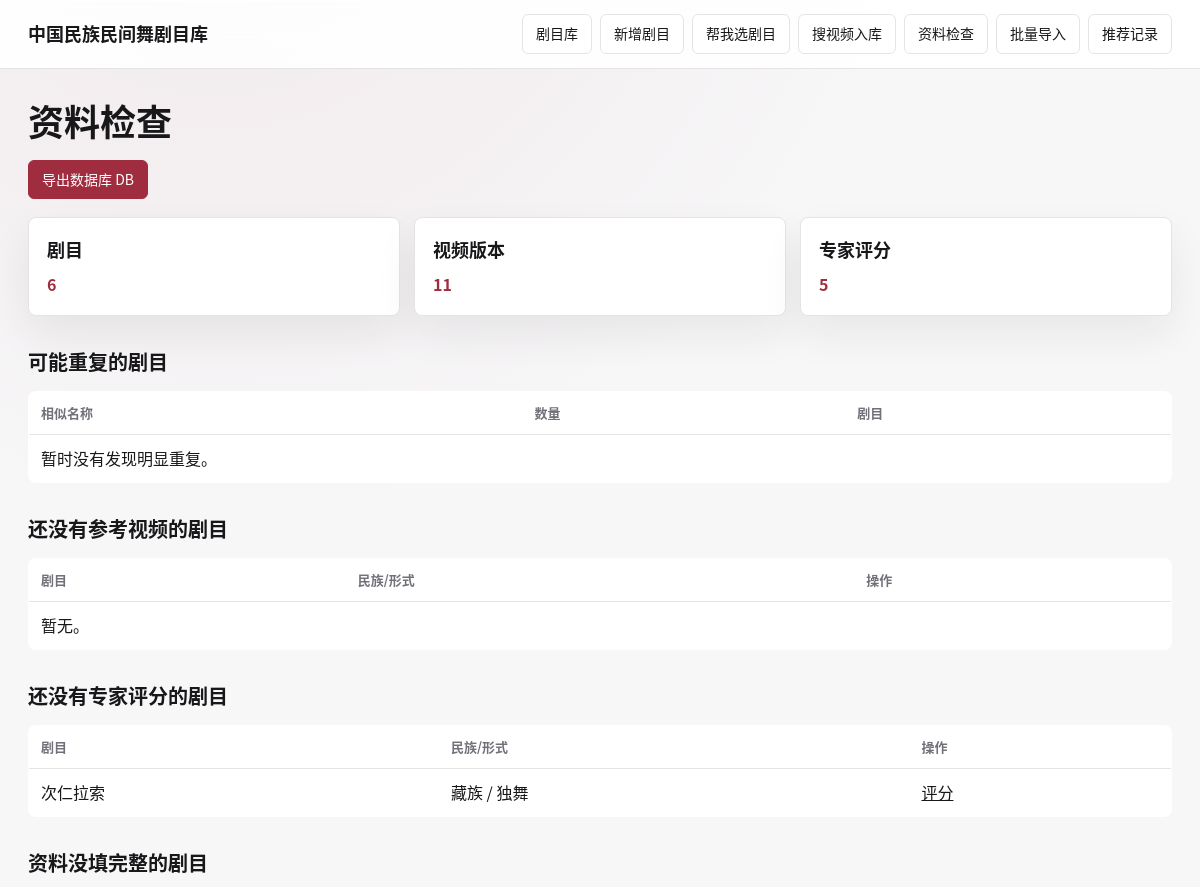
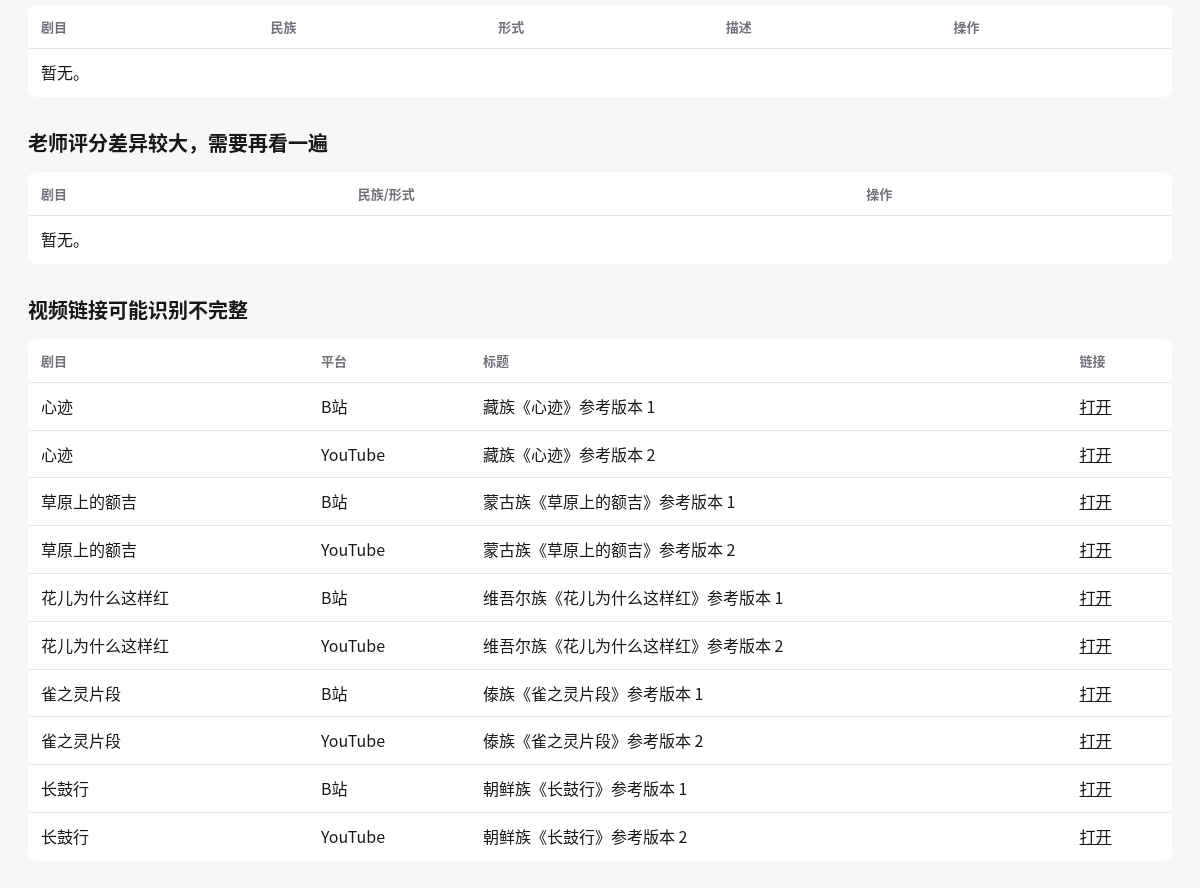
The page /quality on the database its author committed (2 pictures, top to bottom).
### tables this page shows
CREATE TABLE dance_work (
          id TEXT PRIMARY KEY,
          title TEXT NOT NULL,
          normalized_title TEXT DEFAULT '',
          aliases TEXT DEFAULT '',
          ethnicity TEXT DEFAULT '',
          region TEXT DEFAULT '',
          dance_type TEXT DEFAULT '',
          form TEXT DEFAULT '',
          gender_tendency TEXT DEFAULT '',
          duration_min REAL,
          duration_max REAL,
          props TEXT DEFAULT '',
          music_info TEXT DEFAULT '',
          premiere_info TEXT DEFAULT '',
          description TEXT DEFAULT '',
          created_at TEXT NOT NULL,
          updated_at TEXT NOT NULL
        );

CREATE TABLE dance_video_version (
  id TEXT PRIMARY KEY,
  work_id TEXT NOT NULL,
  platform TEXT DEFAULT '',
  url TEXT NOT NULL,
  title TEXT DEFAULT '',
  uploader TEXT DEFAULT '',
  performer TEXT DEFAULT '',
  institution TEXT DEFAULT '',
  event_name TEXT DEFAULT '',
  publish_date TEXT DEFAULT '',
  duration_seconds INTEGER,
  thumbnail_url TEXT DEFAULT '',
  screenshot_url TEXT DEFAULT '',
  is_full_version INTEGER DEFAULT 0,
  is_teaching_version INTEGER DEFAULT 0,
  quality_score INTEGER DEFAULT 3,
  notes TEXT DEFAULT '',
  created_at TEXT NOT NULL, canonical_url TEXT DEFAULT '', platform_video_id TEXT DEFAULT '', normalized_title TEXT DEFAULT '', status TEXT DEFAULT 'active', updated_at TEXT DEFAULT '',
  FOREIGN KEY(work_id) REFERENCES "dance_work"(id)
);

### app.py (the view)
@app.route("/quality")
def quality_dashboard():
    totals = {
        "works": query_one("SELECT COUNT(*) AS c FROM dance_work")["c"],
        "videos": query_one("SELECT COUNT(*) AS c FROM dance_video_version")["c"],
        "reviews": query_one("SELECT COUNT(*) AS c FROM expert_review")["c"],
    }
    no_video = query_all(
        f"""
        SELECT w.*
        FROM dance_work w
        LEFT JOIN dance_video_version v ON v.work_id = w.id
        GROUP BY w.id
        HAVING COUNT(v.id) = 0
        ORDER BY w.updated_at DESC
        LIMIT 30
        """
    )
    no_review = query_all(
        f"""
        SELECT w.*
        FROM dance_work w
        LEFT JOIN expert_review r ON r.work_id = w.id
        GROUP BY w.id
        HAVING COUNT(r.id) = 0
        ORDER BY w.updated_at DESC
        LIMIT 30
        """
    )
    incomplete = query_all(
        f"""
        SELECT *
        FROM dance_work
        WHERE COALESCE(ethnicity, '') = '' OR COALESCE(form, '') = '' OR COALESCE(description, '') = ''
        ORDER BY updated_at DESC
        LIMIT 30
        """
    )
    duplicate_groups = query_all(
        f"""
        SELECT normalized_title, COUNT(*) AS c, GROUP_CONCAT(title, ' / ') AS titles
        FROM dance_work
        WHERE COALESCE(normalized_title, '') != ''
        GROUP BY normalized_title
        HAVING COUNT(*) > 1
        ORDER BY c DESC, normalized_title
        LIMIT 30
        """
    )
    recheck_rows = []
    for work in query_all("SELECT id, title, ethnicity, form FROM dance_work ORDER BY updated_at DESC"):
        if needs_recheck(work["id"]):
            recheck_rows.append(work)
        if len(recheck_rows) >= 30:
            break
    blank_platform_id = query_all(
        """
        SELECT v.*, w.title AS work_title
        FROM dance_video_version v JOIN dance_work w ON w.id = v.work_id
        WHERE COALESCE(v.platform_video_id, '') = '' AND v.platform IN ('B站', 'YouTube')
        ORDER BY v.created_at DESC
        LIMIT 30
        """
    )
    return render_page(
        "quality.html",
        "资料检查",
        totals=totals,
        no_video=no_video,
        no_review=no_review,
        incomplete=incomplete,
        duplicate_groups=duplicate_groups,
        recheck_rows=recheck_rows,
        blank_platform_id=blank_platform_id,
    )

### app.py (called while the page is built, shortened)
def app_mode():
    return os.environ.get("APP_MODE", "internal").strip().lower() or "internal"

def get_db():
    if "db" not in g:
        g.db = sqlite3.connect(app.config.get("DB_PATH", DB_PATH))
        g.db.row_factory = sqlite3.Row
    return g.db

def execute(sql, params=()):
    db = get_db()
    db.execute(sql, params)
    db.commit()

def query_all(sql, params=()):
    return get_db().execute(sql, params).fetchall()

def query_one(sql, params=()):
    return get_db().execute(sql, params).fetchone()

def init_db(seed=False):
    db = get_db()
    db.executescript(SCHEMA)
    db.commit()
    ensure_schema_migrations()
    if seed and query_one("SELECT COUNT(*) AS c FROM dance_work")["c"] == 0:
        seed_data()
        backfill_normalized_data()

def ensure_work_search_index():
    db = get_db()
    try:
        db.execute(
            """
            CREATE VIRTUAL TABLE IF NOT EXISTS work_search_fts
            USING fts5(work_id UNINDEXED, title, aliases, attributes, expert_text, video_text, tokenize='trigram')
            """
        )
    except sqlite3.OperationalError:
        db.execute(
            """
            CREATE VIRTUAL TABLE IF NOT EXISTS work_search_fts
            USING fts5(work_id UNINDEXED, title, aliases, attributes, expert_text, video_text)
            """
        )
    db.commit()

def ensure_columns(table, columns):
    existing = {row["name"] for row in query_all(f"PRAGMA table_info({table})")}
    for name, definition in columns.items():
        if name not in existing:
            execute(f"ALTER TABLE {table} ADD COLUMN {name} {definition}")

def remove_obsolete_work_state_columns():
    columns = [row["name"] for row in query_all("PRAGMA table_info(dance_work)")]
    obsolete = {"status", "merged_into_work_id"}
    if not obsolete.intersection(columns):
        return

def repair_obsolete_foreign_key_names():
    tables = ["dance_work_alias", "dance_video_version", "expert_review"]
    needs_repair = False
    for table in tables:
        for row in query_all(f"PRAGMA foreign_key_list({table})"):
            if row["table"] == "dance_work_old":
                needs_repair = True
                break
    if not needs_repair:
        return

def add_aliases_from_text(work_id, aliases):
    for alias in re.split(r"[,，;；\\n]+", aliases or ""):
        add_work_alias(work_id, alias)

def bilibili_bvid(url):
    match = re.search(r"(BV[A-Za-z0-9]+)", url or "")
    return match.group(1) if match else None

### templates/quality.html
{% extends "base.html" %}
{% block content %}
<h1>资料检查</h1>
<div class="toolbar">
  <a class="button primary" href="{{ url_for('export_database') }}">导出数据库 DB</a>
</div>
<div class="grid">
  <div class="card"><h3>剧目</h3><div class="score">{{ totals.works }}</div></div>
  <div class="card"><h3>视频版本</h3><div class="score">{{ totals.videos }}</div></div>
  <div class="card"><h3>专家评分</h3><div class="score">{{ totals.reviews }}</div></div>
</div>
<h2>可能重复的剧目</h2>
<table>
  <tr><th>相似名称</th><th>数量</th><th>剧目</th></tr>
  {% for row in duplicate_groups %}
    <tr><td>{{ row.normalized_title }}</td><td>{{ row.c }}</td><td>{{ row.titles }}</td></tr>
  {% else %}<tr><td colspan="3">暂时没有发现明显重复。</td></tr>{% endfor %}
</table>
<h2>还没有参考视频的剧目</h2>
<table>
  <tr><th>剧目</th><th>民族/形式</th><th>操作</th></tr>
  {% for w in no_video %}
    <tr><td>{{ w.title }}</td><td>{{ w.ethnicity }} / {{ w.form }}</td><td><a href="{{ url_for('work_detail', work_id=w.id) }}">查看</a></td></tr>
  {% else %}<tr><td colspan="3">暂无。</td></tr>{% endfor %}
</table>
<h2>还没有专家评分的剧目</h2>
<table>
  <tr><th>剧目</th><th>民族/形式</th><th>操作</th></tr>
  {% for w in no_review %}
    <tr><td>{{ w.title }}</td><td>{{ w.ethnicity }} / {{ w.form }}</td><td><a href="{{ url_for('new_review', work_id=w.id) }}">评分</a></td></tr>
  {% else %}<tr><td colspan="3">暂无。</td></tr>{% endfor %}
</table>
<h2>资料没填完整的剧目</h2>
<table>
  <tr><th>剧目</th><th>民族</th><th>形式</th><th>描述</th><th>操作</th></tr>
  {% for w in incomplete %}
    <tr><td>{{ w.title }}</td><td>{{ w.ethnicity or '-' }}</td><td>{{ w.form or '-' }}</td><td>{{ '有' if w.description else '缺' }}</td><td><a href="{{ url_for('edit_work', work_id=w.id) }}">补全</a></td></tr>
  {% else %}<tr><td colspan="5">暂无。</td></tr>{% endfor %}
</table>
<h2>老师评分差异较大，需要再看一遍</h2>
<table>
  <tr><th>剧目</th><th>民族/形式</th><th>操作</th></tr>
  {% for w in recheck_rows %}
    <tr><td>{{ w.title }}</td><td>{{ w.ethnicity }} / {{ w.form }}</td><td><a href="{{ url_for('work_detail', work_id=w.id) }}">查看</a></td></tr>
  {% else %}<tr><td colspan="3">暂无。</td></tr>{% endfor %}
</table>
<h2>视频链接可能识别不完整</h2>
<table>
  <tr><th>剧目</th><th>平台</th><th>标题</th><th>链接</th></tr>
  {% for v in blank_platform_id %}
    <tr><td>{{ v.work_title }}</td><td>{{ v.platform }}</td><td>{{ v.title }}</td><td><a href="{{ v.url }}" target="_blank" rel="noreferrer">打开</a></td></tr>
  {% else %}<tr><td colspan="4">暂无。</td></tr>{% endfor %}
</table>
{% endblock %}

### static/css/app.css (style rules this page uses)
:root { --ink: #18181b; --muted: #71717a; --soft: #a1a1aa; --line: #e4e4e7; --paper: #f7f7f8; --panel: #ffffff; --accent: #9f2d3f; --accent-soft: #fff1f3; --surface: #f0f1f3; --shadow: 0 18px 42px rgba(24, 24, 27, .07); }
* { box-sizing: border-box; }
html { scroll-behavior: smooth; }
body { margin: 0; color: var(--ink); background: radial-gradient(circle at 18% -10%, rgba(159, 45, 63, .08), transparent 32%), var(--paper); font-family: "Satoshi", "Geist", "Microsoft YaHei", "Noto Sans CJK SC", sans-serif; line-height: 1.55; }
a { color: inherit; }
nav a, .button { color: var(--ink); text-decoration: none; border: 1px solid var(--line); background: var(--panel); padding: 8px 13px; border-radius: 6px; font-size: 14px; cursor: pointer; display: inline-flex; align-items: center; justify-content: center; gap: 6px; min-height: 38px; transition: transform .18s cubic-bezier(.16, 1, .3, 1), border-color .18s, background .18s, color .18s, box-shadow .18s; }
h1 { font-size: clamp(28px, 3vw, 42px); line-height: 1.08; margin: 0 0 20px; letter-spacing: 0; font-weight: 900; }
h2 { font-size: 20px; margin: 30px 0 14px; letter-spacing: 0; }
h3 { letter-spacing: 0; }
.toolbar { display: flex; gap: 10px; flex-wrap: wrap; align-items: center; margin-bottom: 18px; }
.grid { display: grid; grid-template-columns: repeat(auto-fit, minmax(280px, 1fr)); gap: 14px; }
.card, .panel { background: var(--panel); border: 1px solid var(--line); border-radius: 8px; padding: 18px; box-shadow: var(--shadow); }
.card h3 { margin: 0 0 8px; font-size: 18px; }
.card { transition: transform .2s cubic-bezier(.16, 1, .3, 1), border-color .2s, box-shadow .2s; }
.score { color: var(--accent); font-weight: 800; }
table { width: 100%; border-collapse: collapse; background: var(--panel); border: 1px solid var(--line); border-radius: 8px; overflow: hidden; }
th, td { text-align: left; padding: 11px 12px; border-bottom: 1px solid var(--line); vertical-align: top; }
th { color: var(--muted); font-size: 13px; font-weight: 700; }
tr:last-child td { border-bottom: 0; }
.primary { background: var(--accent); color: white; border-color: var(--accent); }

### rows shown on the page
dance_work: title "次仁拉索", ethnicity "藏族", form "独舞"
dance_video_version: work_title "心迹", platform "B站", title "藏族《心迹》参考版本 1"
dance_video_version: work_title "心迹", platform "YouTube", title "藏族《心迹》参考版本 2"
dance_video_version: work_title "草原上的额吉", platform "B站", title "蒙古族《草原上的额吉》参考版本 1"
dance_video_version: work_title "草原上的额吉", platform "YouTube", title "蒙古族《草原上的额吉》参考版本 2"
dance_video_version: work_title "花儿为什么这样红", platform "B站", title "维吾尔族《花儿为什么这样红》参考版本 1"
dance_video_version: work_title "花儿为什么这样红", platform "YouTube", title "维吾尔族《花儿为什么这样红》参考版本 2"
dance_video_version: work_title "雀之灵片段", platform "B站", title "傣族《雀之灵片段》参考版本 1"
dance_video_version: work_title "雀之灵片段", platform "YouTube", title "傣族《雀之灵片段》参考版本 2"
dance_video_version: work_title "长鼓行", platform "B站", title "朝鲜族《长鼓行》参考版本 1"
dance_video_version: work_title "长鼓行", platform "YouTube", title "朝鲜族《长鼓行》参考版本 2"

### other values the page prints
{{ '搜视频入库' if app_mode == 'internal' else '添加视频' }} "搜视频入库"
{{ totals.works }} "6"
{{ totals.videos }} "11"
{{ totals.reviews }} "5"
